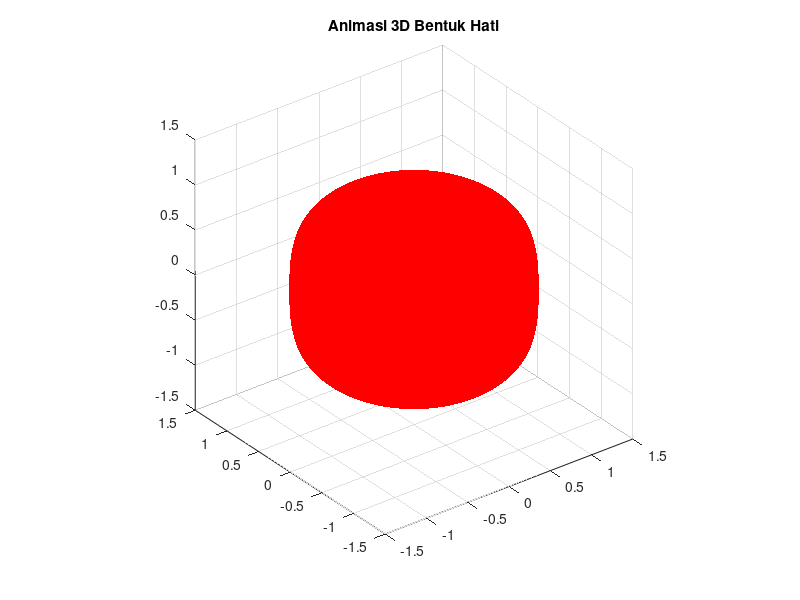

This figure's MATLAB source:
% Inisialisasi grafik
figure;
axis equal;
hold on;
xlim([-1.5 1.5]);
ylim([-1.5 1.5]);
zlim([-1.5 1.5]);
view(3); % Mengatur tampilan menjadi 3D
grid on;

% Menambahkan judul
title('Animasi 3D Bentuk Hati');

% Persamaan parametrik untuk bentuk hati 3D
theta = linspace(0, 2*pi, 1000);
phi = linspace(0, pi, 1000);
[Theta, Phi] = meshgrid(theta, phi);

% Persamaan parametrik 3D untuk bentuk hati
X = sin(Theta) .* cos(Phi) .* (1.2 + 0.5 * (cos(Theta).^2));
Y = sin(Theta) .* sin(Phi) .* (1.2 + 0.5 * (cos(Theta).^2));
Z = cos(Theta);

% Membuat animasi
for i = 1:20:length(theta)
    surf(X(1:i, 1:i), Y(1:i, 1:i), Z(1:i, 1:i), 'EdgeColor', 'none', 'FaceColor', 'r');
    pause(0.01); % Jeda waktu untuk animasi
end

% Mengakhiri perintah hold setelah animasi selesai
hold off;

